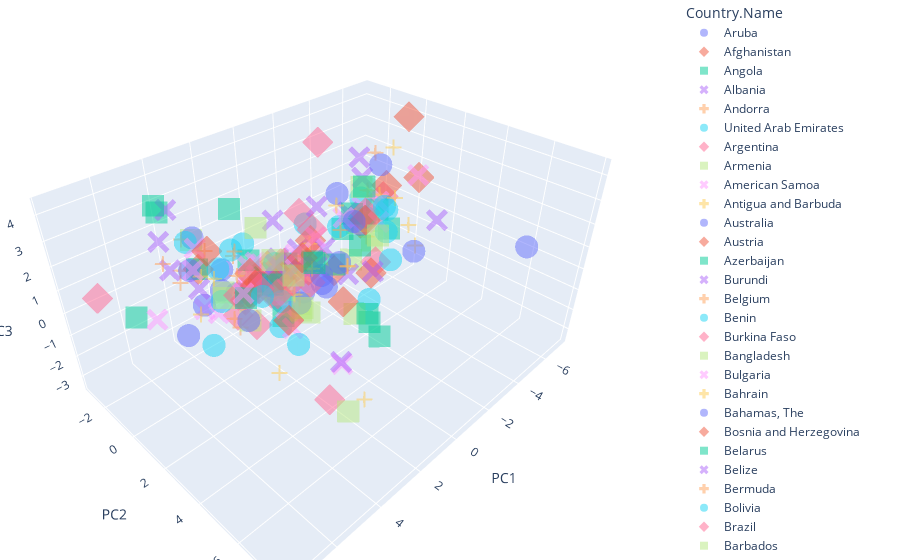

This figure's notebook cell:
### Markdown cell above
### 4.3. Customized 3D Scatter Plot

### Code cell
fig = px.scatter_3d(df_scores, x='PC1', y='PC2', z='PC3',
              color='Country.Name',
              symbol='Country.Name',
              opacity=0.5)

# tight layout
fig.update_layout(margin=dict(l=0, r=0, b=0, t=0))

# https://plotly.com/python/templates/
#fig.update_layout(template='plotly_white') # "plotly", "plotly_white", "plotly_dark", "ggplot2", "seaborn", "simple_white", "none"
